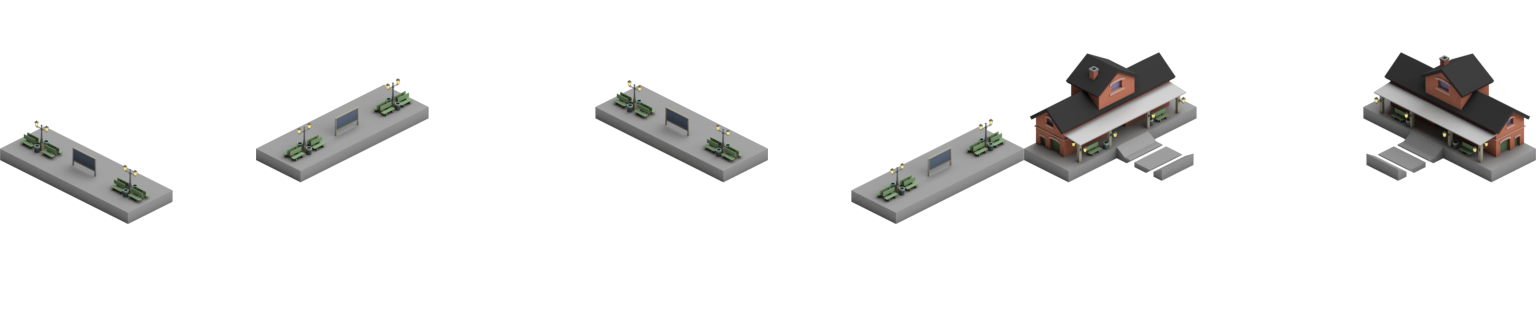
#> input picture gfx/32bpp/train-station/x4/train-station_0000.png, 1536 x 320 px; its folder holds 4 pictures in this run
$ python _resize.py
#> lines starting #> are read from the running program, lines starting #| are printed output that depends on the picture
from PIL import Image
import os

input_folder = 'x4/'
output_folder = 'x1/'

spritesheet_list = [
  'train-station_0000',
  'train-station-CC_0000',
]

for spritesheet_name in spritesheet_list:

  input_image = Image.open(input_folder + spritesheet_name + '.png')
#> input_image is the input picture: PIL image 1536x320 RGBA; mean R, G, B, A 15, 14.8, 14.4, 31
  output_width = int(input_image.width/4)
#> output_width = 384
  output_height = int(input_image.height/4)
#> output_height = 80

  output_image = input_image.resize((output_width, output_height))
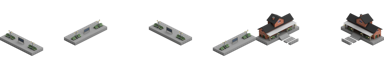
#> output_image: PIL image 384x80 RGBA; mean R, G, B, A 16, 15.8, 15.3, 31; transparent parts drawn white

  os.makedirs(output_folder, exist_ok = True)
  output_image.save(output_folder + spritesheet_name + '-x1' + '.png')
